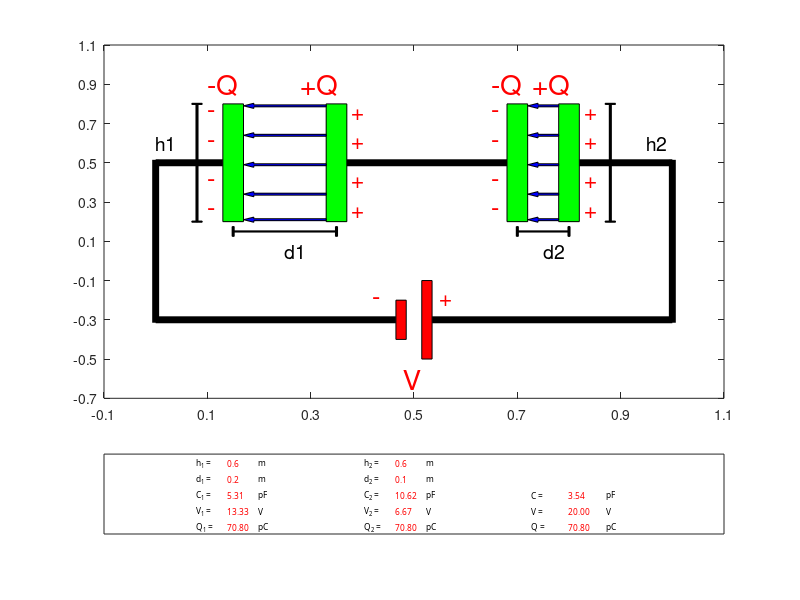

Reproduce this figure in MATLAB.
clear all;
clc;

%Circuit 2
%Prosomoiosi kiklwmatos me 2 piknwtes sindedemenous se seira me bataria sinexous tasis

%PARAMETROI
h=0.6; %ypsos oplismou apo 0.2-0.6
d=0.2; %apostasi oplismwn apo 0.1-0.3

h2=0.6;%ypsos oplismou apo 0.2-0.6
d2=0.1; %apostasi oplismwn apo 0.1-0.3

V=20; %tasi pigis


h1=h;
d1=d;


%battery
L_batt=0.1; %platos polou
d_batt=0.1; %apostasi polwn apo 0.45-0.55
%arnitikos polos
h_thetikou=0.2; %ypsos +polou apo -0.35 ews -0.55
A_thetikou=h_thetikou*L_batt; %embado +polou
%thetikos polos
h_arnitikou=0.4; %ypsos +polou apo -0.5 ews -0.1
A_arnitikou=h_arnitikou*L_batt; %embado +polou

%upologismos megethwn

%piknwtis 1
% N1n =num2str(N1, '%6.1f'); ektuposi arithmou
L=0.2; %platos oplismou panta stathero
A=h*L;
e0=8.85*10^(-12);
C=e0*A/d;
Q=C*V;
%Cn =num2str(C, '%6.1f');

%sxediasi oplismou
op1_x0 =[-L/10 ,L/10 ,L/10 ,-L/10];
op1_y0 =[-h1/2 ,-h1/2, h1/2,h1/2];

op1_x=op1_x0+0.25-(d1/2);
op1_y=op1_y0+0.5;

op2_x0 =[-L/10 ,L/10 ,L/10 ,-L/10];
op2_y0 =[-h1/2 ,-h1/2, h1/2,h1/2];

op2_x=op2_x0+0.25+(d1/2);
op2_y=op2_y0+0.5;

op3_x0 =[-L/10 ,L/10 ,L/10 ,-L/10];
op3_y0 =[-h2/2 ,-h2/2, h2/2,h2/2];

op3_x=op3_x0+0.75-(d2/2);
op3_y=op3_y0+0.5;

op4_x0 =[-L/10 ,L/10 ,L/10 ,-L/10];
op4_y0 =[-h2/2 ,-h2/2, h2/2,h2/2];

op4_x=op4_x0+0.75+(d2/2);
op4_y=op4_y0+0.5;

%sxediasi velos
vel_x10=[-L/10 ,-d1+(L/10)*2 ,-d1+(L/10)*2 ,-d1+L/10 ,-d1+(L/10)*2 ,-d1+(L/10)*2,-L/10];
vel_x20=[-L/10 ,-d2+(L/10)*2 ,-d2+(L/10)*2 ,-d2+L/10 ,-d2+(L/10)*2 ,-d2+(L/10)*2,-L/10];
vel_y0=[-0.005 ,-0.005 ,-L/15 ,0 ,+L/15 ,+0.005,+0.005];
vel1_x=vel_x10+0.25+(d1/2);
vel2_x=vel_x20+0.75+(d2/2);
vel_y=vel_y0+0.49;

%sxediasi batarias opou pol apo to "polos"
pol1_x0 =[-0.01 ,0.01 ,0.01 ,-0.01];
pol1_y0 =[-h_thetikou/2 ,-h_thetikou/2, h_thetikou/2,h_thetikou/2];

pol1_x=pol1_x0+0.5-(d_batt/4);
pol1_y=pol1_y0-0.3;

pol2_x0 =[-0.01 ,0.01 ,0.01 ,-0.01];
pol2_y0 =[-h_arnitikou/2 ,-h_arnitikou/2, h_arnitikou/2,h_arnitikou/2];

pol2_x=pol2_x0+0.5+(d_batt/4);
pol2_y=pol2_y0-0.3;

h1_x = [-0.002 0.002 0.002 -0.002]+0.23-(d1/2)-0.05;
h1_y = [-h1/2 -h1/2 h1/2 h1/2]+0.5;

h1a_x = [-0.01 0.01 0.01 -0.01]+0.23-(d1/2)-0.05;
h1a_y = [-0.003 -0.003 0.003 0.003]+0.5-h1/2;

h1b_x = [-0.01 0.01 0.01 -0.01]+0.23-(d1/2)-0.05;
h1b_y = [-0.003 -0.003 0.003 0.003]+0.5+h1/2;

h2_x = [-0.002 0.002 0.002 -0.002]+0.78+(d2/2)+0.05;
h2_y = [-h2/2 -h2/2 h2/2 h2/2]+0.5;

h2a_x = [-0.01 0.01 0.01 -0.01]+0.78+(d2/2)+0.05;
h2a_y = [-0.003 -0.003 0.003 0.003]+0.5-h2/2;

h2b_x = [-0.01 0.01 0.01 -0.01]+0.78+(d2/2)+0.05;
h2b_y = [-0.003 -0.003 0.003 0.003]+0.5+h2/2;

d1_x = [0 d1 d1 0]+0.25-(d1/2);
d1_y = [-0.003 -0.003 0.003 0.003]+0.5-h1/2-0.05;

d1a_x = [0.002 0.002 -0.002 -0.002]+0.25-(d1/2);
d1a_y = [-0.025 0.025 0.025 -0.025]+0.5-(h1/2)-0.05;

d1b_x = [0.002 0.002 -0.002 -0.002]+0.25+(d1/2);
d1b_y = [-0.025 0.025 0.025 -0.025]+0.5-(h1/2)-0.05;

d2_x = [0 d2 d2 0]+0.75-(d2/2);
d2_y = [-0.003 -0.003 0.003 0.003]+0.5-h2/2-0.05;

d2a_x = [0.002 0.002 -0.002 -0.002]+0.75-(d2/2);
d2a_y = [-0.025 0.025 0.025 -0.025]+0.5-(h2/2)-0.05;

d2b_x = [0.002 0.002 -0.002 -0.002]+0.75+(d2/2);
d2b_y = [-0.025 0.025 0.025 -0.025]+0.5-(h2/2)-0.05;


subplot(4, 1, [1,2,3]);
fill(op1_x,op1_y,[0 1 0],...
    op2_x,op2_y,[0 1 0],...
    vel1_x,vel_y,[0,0,1],...
    vel1_x,vel_y+h1/4,[0,0,1],...
    vel1_x,vel_y+h1/2,[0,0,1],...
    vel1_x,vel_y-h1/4,[0,0,1],...
    vel1_x,vel_y-h1/2+0.02,[0,0,1],...
    h1_x, h1_y, [0 0 0],...
    h1a_x, h1a_y, [0 0 0],...
    h1b_x, h1b_y, [0 0 0],....
    h2_x, h2_y, [0 0 0],...
    h2a_x, h2a_y, [0 0 0],...
    h2b_x, h2b_y, [0 0 0],...
    d1_x, d1_y,[0 0 0],....
    d1a_x, d1a_y, [0 0 0],...
    d1b_x, d1b_y, [0 0 0],...
    d2_x, d2_y,[0 0 0],...
        d2a_x, d2a_y, [0 0 0],...
    d2b_x, d2b_y, [0 0 0])


hold on;

fill(op3_x,op3_y,[0 1 0],...
    op4_x,op4_y,[0 1 0],...
    vel2_x,vel_y,[0,0,1],...
    vel2_x,vel_y+h2/4,[0,0,1],...
    vel2_x,vel_y+h2/2,[0,0,1],...
    vel2_x,vel_y-h2/4,[0,0,1],...
    vel2_x,vel_y-h2/2+0.02,[0,0,1])

axis([-0.1,1.1,-0.7,1.1])

set(gca,'xtick',[-0.7:0.2:1.1]) %apokripsi timwn axona x
set(gca,'ytick',[-0.7:0.2:1.1]) %apokripsi timwn axona y

hold on;

fill(pol1_x,pol1_y,[1 0 0],...
    pol2_x,pol2_y,[1 0 0])

hold off;

%sxediasi kalwdiwn

%orizontia kalwdia
lin_x=[0,0.25-d1/2-L/10];
lin_y=[0.5,0.5];
line(lin_x,lin_y,'linewidth',5,'Color',[0,0,0])

lin2_x=[1,0.75+d2/2+L/10];
lin2_y=[0.5,0.5];
line(lin2_x,lin2_y,'linewidth',5,'Color',[0,0,0])

lin3_x=[1,0.5+d_batt/4+L/20];
lin3_y=[-0.3,-0.3];
line(lin3_x,lin3_y,'linewidth',5,'Color',[0,0,0])

lin4_x=[0,0.5-d_batt/4-L/20];
lin4_y=[-0.3,-0.3];
line(lin4_x,lin4_y,'linewidth',5,'Color',[0,0,0])

lin5_x=[op2_x(2),op3_x(1)];
lin5_y=[0.5,0.5];
line(lin5_x,lin5_y,'linewidth',5,'Color',[0,0,0])

%katheta kalwdia

lin5_x=[0,0];
lin5_y=[-0.315,0.515];
line(lin5_x,lin5_y,'linewidth',5,'Color',[0,0,0])

lin6_x=[1,1];
lin6_y=[-0.315,0.515];
line(lin6_x,lin6_y,'linewidth',5,'Color',[0,0,0])

%oria d kai h

%lin7_x=[-L/10+0.25-(d1/2),L/10+0.25+(d1/2)];
%lin7_y=[h1/2+0.2, h1/2+0.2]
%line(lin7_x,lin7_y,'linewidth',1,'Color',[0,0,0])

%lin8_x=[-L/10+0.75-(d2/2),L/10+0.75+(d2/2)];
%lin8_y=[h2/2+0.2,h2/2+0.2]
%line(lin8_x,lin8_y,'linewidth',1,'Color',[0,0,0])



text(0.28+0.5*d1 ,h1/4+0.45, '+', 'fontsize', 16, 'Color', 'r') 
text(0.28+0.5*d1 ,h1/2+0.45, '+', 'fontsize', 16, 'Color', 'r')
text(0.28+0.5*d1 ,-h1/2+0.55, '+', 'fontsize', 16, 'Color', 'r')
text(0.28+0.5*d1 ,-h1/4+0.55, '+', 'fontsize', 16, 'Color', 'r')

text(0.78+0.5*d2 ,h2/4+0.45, '+', 'fontsize', 16, 'Color', 'r') 
text(0.78+0.5*d2 ,h2/2+0.45, '+', 'fontsize', 16, 'Color', 'r')
text(0.78+0.5*d2 ,-h2/2+0.55, '+', 'fontsize', 16, 'Color', 'r')
text(0.78+0.5*d2 ,-h2/4+0.55, '+', 'fontsize', 16, 'Color', 'r')
 
text(0.2-0.5*d1 ,h1/4+0.45, '-', 'fontsize', 18, 'Color', 'r')
text(0.2-0.5*d1 ,h1/2+0.45, '-', 'fontsize', 18, 'Color', 'r')
text(0.2-0.5*d1 ,-h1/2+0.55, '-', 'fontsize', 18, 'Color', 'r')
text(0.2-0.5*d1 ,-h1/4+0.55, '-', 'fontsize', 18, 'Color', 'r')
 
text(0.7-0.5*d2 ,h2/4+0.45, '-', 'fontsize', 18, 'Color', 'r')
text(0.7-0.5*d2 ,h2/2+0.45, '-', 'fontsize', 18, 'Color', 'r')
text(0.7-0.5*d2 ,-h2/2+0.55, '-', 'fontsize', 18, 'Color', 'r')
text(0.7-0.5*d2 ,-h2/4+0.55, '-', 'fontsize', 18, 'Color', 'r')

text(0.18+0.5*d1 ,h1/2+0.6, '+Q', 'fontsize', 20, 'Color', 'r')
text(0.68+0.5*d2 ,h2/2+0.6, '+Q', 'fontsize', 20, 'Color', 'r')

text(0.2-0.5*d1 ,h1/2+0.6, '-Q', 'fontsize', 20, 'Color', 'r')
text(0.7-0.5*d2 ,h2/2+0.6, '-Q', 'fontsize', 20, 'Color', 'r')

text(0.48 ,-0.60, 'V', 'fontsize', 20, 'Color', 'r')
text(0.48+L_batt/2+0.02 ,-h_arnitikou/2, '+', 'fontsize', 16, 'Color', 'r')
text(0.48-L_batt/2-0.01 ,-h_arnitikou/2, '-', 'fontsize', 18, 'Color', 'r')
   
% text(0.22 ,h1/2+0.6, 'E', 'fontsize', 16, 'Color', 'b')
% text(0.72 ,h2/2+0.6, 'E', 'fontsize', 16, 'Color', 'b')

text(0.15-(d1/2)-0.05 ,h1/4+0.45, 'h1', 'fontsize', 14, 'Color', 'k')
text(1.15-(d1/2)-0.1 ,h2/4+0.45, 'h2', 'fontsize', 14, 'Color', 'k')

text((d1_x(1)+d1_x(2))/2 ,0.5-h1/2-0.15, 'd1', 'fontsize', 14, 'Color', 'k')
text((d2_x(1)+d2_x(2))/2 ,0.5-h2/2-0.15, 'd2', 'fontsize', 14, 'Color', 'k')

% set(gca,'xtick',[]) %apokripsi timwn axona x
% set(gca,'ytick',[]) %apokripsi timwn axona y

%%%%%%%%%%%%%%%%%%%%%%%%%%%%%%%%%%%%%%%%%%%%%
% Apotelesmata
subplot(4, 1, 4)
A1 = h*L
A2 = h2*L
C1=(e0*A1/d1)*10^12;
C2=(e0*A2/d2)*10^12;
C=(C1*C2)/(C1+C2);
Q=C*V;
V1=Q/C1;
V2=Q/C2;
Q1=C1*V1;
Q2=C2*V2;

hm =num2str(h1 ,'%6.1f');
hn =num2str(h2 ,'%6.1f');
dm =num2str(d1 ,'%6.1f');
dn =num2str(d2 ,'%6.1f');
Vm=num2str(V1 ,'%6.2f');
Vn =num2str(V2 ,'%6.2f');
Vp =num2str(V ,'%6.2f');
Cm =num2str(C1 ,'%6.2f');
Cn =num2str(C2 ,'%6.2f');
Cp =num2str(C ,'%6.2f');
Qm =num2str(Q1 ,'%6.2f');
Qn =num2str(Q2 ,'%6.2f');
Qp =num2str(Q ,'%6.2f');
pin_x = [0 1 1 0];
pin_y = [0 0  1 1];
fill(pin_x,pin_x,[1 1 1],...
    'LineStyle', 'none')

met1 = 0.05;
met2 = 0.32;
met3 = 0.59;

 text(0.1+met1, 0.9, 'h_1 =' , 'FontUnits','normalized','FontSize',0.15,'FontName', 'Unicode', 'Color', 'k')
 text(0.15+met1, 0.9, hm  , 'FontUnits','normalized','FontSize',0.15,'FontName', 'Unicode', 'Color', 'r')
 text(0.2+met1, 0.9, 'm' , 'FontUnits','normalized','FontSize',0.15,'FontName', 'Unicode', 'Color', 'k')
 
 text(0.1+met1, 0.7, 'd_1 =' , 'FontUnits','normalized','FontSize',0.15,'FontName', 'Unicode', 'Color', 'k')
 text(0.15+met1, 0.7, dm  , 'FontUnits','normalized','FontSize',0.15,'FontName', 'Unicode', 'Color', 'r')
 text(0.2+met1, 0.7, 'm' , 'FontUnits','normalized','FontSize',0.15,'FontName', 'Unicode', 'Color', 'k')
 
 text(0.1+met1, 0.1, 'Q_1 =' , 'FontUnits','normalized','FontSize',0.15,'FontName', 'Unicode', 'Color', 'k')
 text(0.15+met1, 0.1, Qm  , 'FontUnits','normalized','FontSize',0.15,'FontName', 'Unicode', 'Color', 'r')
 text(0.2+met1, 0.1, 'pC' , 'FontUnits','normalized','FontSize',0.15,'FontName', 'Unicode', 'Color', 'k')
 
 text(0.1+met1, 0.5, 'C_1 =' , 'FontUnits','normalized','FontSize',0.15,'FontName', 'Unicode', 'Color', 'k')
 text(0.15+met1, 0.5, Cm  , 'FontUnits','normalized','FontSize',0.15,'FontName', 'Unicode', 'Color', 'r')
 text(0.2+met1, 0.5, 'pF' , 'FontUnits','normalized','FontSize',0.15,'FontName', 'Unicode', 'Color', 'k')
 
 text(0.1+met1, 0.3, 'V_1 =' , 'FontUnits','normalized','FontSize',0.15,'FontName', 'Unicode', 'Color', 'k')
 text(0.15+met1, 0.3, Vm  , 'FontUnits','normalized','FontSize',0.15,'FontName', 'Unicode', 'Color', 'r')
 text(0.2+met1, 0.3, 'V' , 'FontUnits','normalized','FontSize',0.15,'FontName', 'Unicode', 'Color', 'k')
 
 text(0.1+met2, 0.9, 'h_2 =' , 'FontUnits','normalized','FontSize',0.15,'FontName', 'Unicode', 'Color', 'k')
 text(0.15+met2, 0.9, hn  , 'FontUnits','normalized','FontSize',0.15,'FontName', 'Unicode', 'Color', 'r')
 text(0.2+met2, 0.9, 'm' , 'FontUnits','normalized','FontSize',0.15,'FontName', 'Unicode', 'Color', 'k')

 text(0.1+met2, 0.7, 'd_2 =' , 'FontUnits','normalized','FontSize',0.15,'FontName', 'Unicode', 'Color', 'k')
 text(0.15+met2, 0.7, dn  , 'FontUnits','normalized','FontSize',0.15,'FontName', 'Unicode', 'Color', 'r')
 text(0.2+met2, 0.7, 'm' , 'FontUnits','normalized','FontSize',0.15,'FontName', 'Unicode', 'Color', 'k')
 
 text(0.1+met2, 0.1, 'Q_2 =' , 'FontUnits','normalized','FontSize',0.15,'FontName', 'Unicode', 'Color', 'k')
 text(0.15+met2, 0.1, Qn  , 'FontUnits','normalized','FontSize',0.15,'FontName', 'Unicode', 'Color', 'r')
 text(0.2+met2, 0.1, 'pC' , 'FontUnits','normalized','FontSize',0.15,'FontName', 'Unicode', 'Color', 'k')
 
 text(0.1+met2, 0.5, 'C_2 =' , 'FontUnits','normalized','FontSize',0.15,'FontName', 'Unicode', 'Color', 'k')
 text(0.15+met2, 0.5, Cn  , 'FontUnits','normalized','FontSize',0.15,'FontName', 'Unicode', 'Color', 'r')
 text(0.2+met2, 0.5, 'pF' , 'FontUnits','normalized','FontSize',0.15,'FontName', 'Unicode', 'Color', 'k')
 
 text(0.1+met2, 0.3, 'V_2 =' , 'FontUnits','normalized','FontSize',0.15,'FontName', 'Unicode', 'Color', 'k')
 text(0.15+met2, 0.3, Vn  , 'FontUnits','normalized','FontSize',0.15,'FontName', 'Unicode', 'Color', 'r')
 text(0.2+met2, 0.3, 'V' , 'FontUnits','normalized','FontSize',0.15,'FontName', 'Unicode', 'Color', 'k')
 
 text(0.1+met3, 0.1, 'Q =' , 'FontUnits','normalized','FontSize',0.15,'FontName', 'Unicode', 'Color', 'k')
 text(0.16+met3, 0.1, Qp  , 'FontUnits','normalized','FontSize',0.15,'FontName', 'Unicode', 'Color', 'r')
 text(0.22+met3, 0.1, 'pC' , 'FontUnits','normalized','FontSize',0.15,'FontName', 'Unicode', 'Color', 'k')
 
 text(0.1+met3, 0.5, 'C =' , 'FontUnits','normalized','FontSize',0.15,'FontName', 'Unicode', 'Color', 'k')
 text(0.16+met3, 0.5, Cp  , 'FontUnits','normalized','FontSize',0.15,'FontName', 'Unicode', 'Color', 'r')
 text(0.22+met3, 0.5, 'pF' , 'FontUnits','normalized','FontSize',0.15,'FontName', 'Unicode', 'Color', 'k')
 
 text(0.1+met3, 0.3, 'V =' , 'FontUnits','normalized','FontSize',0.15,'FontName', 'Unicode', 'Color', 'k')
 text(0.16+met3, 0.3, Vp  , 'FontUnits','normalized','FontSize',0.15,'FontName', 'Unicode', 'Color', 'r')
 text(0.22+met3, 0.3, 'V' , 'FontUnits','normalized','FontSize',0.15,'FontName', 'Unicode', 'Color', 'k')
 
axis([0 1 0 1])
set(gca,'xtick',[]) %apokripsi timwn axona x
set(gca,'ytick',[]) %apokripsi timwn axona y
  


